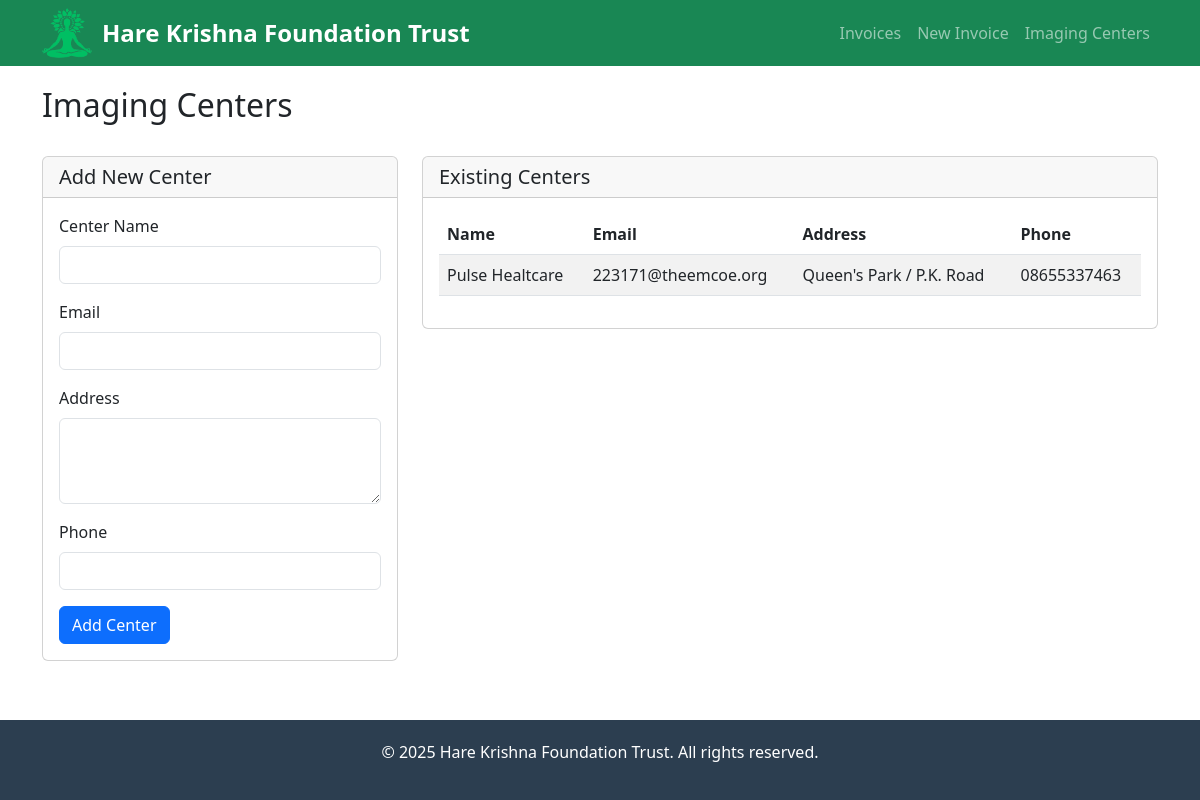
/manage_centers, run on the app's committed database.
### tables this page shows
CREATE TABLE imaging_centers (
                    id INTEGER PRIMARY KEY AUTOINCREMENT,
                    name TEXT NOT NULL,
                    email TEXT NOT NULL,
                    address TEXT NOT NULL,
                    phone TEXT
                );

### app.py (the view, shortened to what this page needs)
@app.route('/manage_centers', methods=['GET', 'POST'])
def manage_centers():
    conn = sqlite3.connect(DB_PATH)
    c = conn.cursor()
    c.execute("SELECT * FROM imaging_centers ORDER BY name")
    centers = c.fetchall()
    conn.close()
    return render_template('manage_centers.html', centers=centers)

### templates/manage_centers.html (shortened to what this page needs)
{% extends "base.html" %}
{% block content %}
<div class="row mb-4">
    <div class="col">
        <h2>Imaging Centers</h2>
    </div>
</div>
<div class="row">
    <div class="col-md-4">
        <div class="card">
            <div class="card-header">
                <h5 class="card-title mb-0">Add New Center</h5>
            </div>
            <div class="card-body">
                <form method="POST">
                    <div class="mb-3">
                        <label for="name" class="form-label">Center Name</label>
                        <input type="text" class="form-control" id="name" name="name" required>
                    </div>
                    <div class="mb-3">
                        <label for="email" class="form-label">Email</label>
                        <input type="email" class="form-control" id="email" name="email" required>
                    </div>
                    <div class="mb-3">
                        <label for="address" class="form-label">Address</label>
                        <textarea class="form-control" id="address" name="address" rows="3" required></textarea>
                    </div>
                    <div class="mb-3">
                        <label for="phone" class="form-label">Phone</label>
                        <input type="tel" class="form-control" id="phone" name="phone" required>
                    </div>
                    <button type="submit" class="btn btn-primary">Add Center</button>
                </form>
            </div>
        </div>
    </div>
    <div class="col-md-8">
        <div class="card">
            <div class="card-header">
                <h5 class="card-title mb-0">Existing Centers</h5>
            </div>
            <div class="card-body">
                <div class="table-responsive">
                    <table class="table table-striped">
                        <thead>
                            <tr>
                                <th>Name</th>
                                <th>Email</th>
                                <th>Address</th>
                                <th>Phone</th>
                            </tr>
                        </thead>
                        <tbody>
                            {% for center in centers %}
                            <tr>
                                <td>{{ center[1] }}</td>
                                <td>{{ center[2] }}</td>
                                <td>{{ center[3] }}</td>
                                <td>{{ center[4] }}</td>
                            </tr>
                            {% endfor %}
                        </tbody>
                    </table>
                </div>
            </div>
        </div>
    </div>
</div>
{% endblock %}

### templates/base.html (style rules this page uses)
body { display: flex; flex-direction: column; min-height: 100vh; }

### data on the page
imaging_centers: name "Pulse Healtcare", email "223171@theemcoe.org", address "Queen's Park / P.K. Road", phone "08655337463"

### other printed values
{{ 'now'|datetimeformat('%Y') }} "2025"
